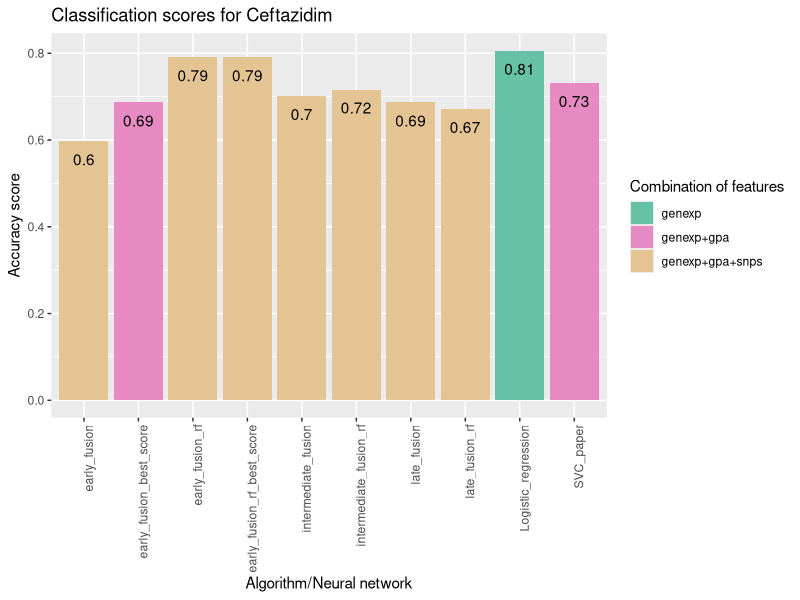
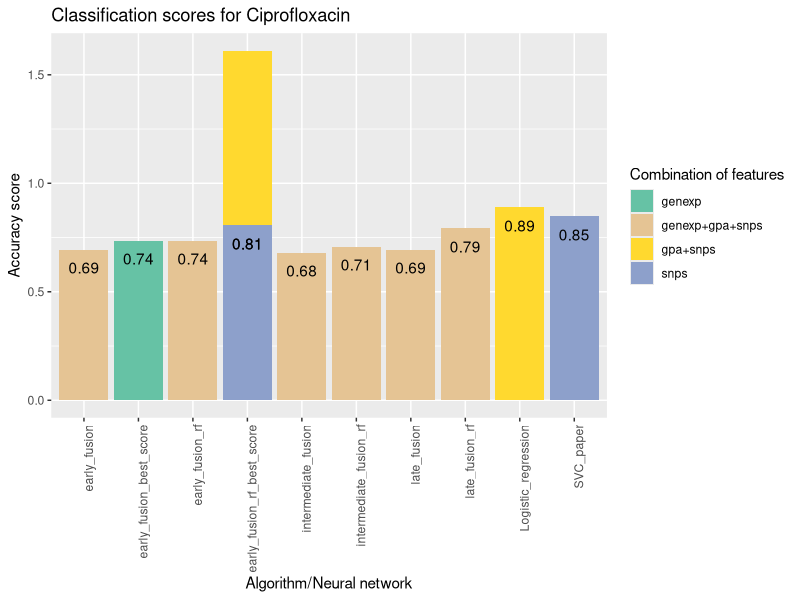
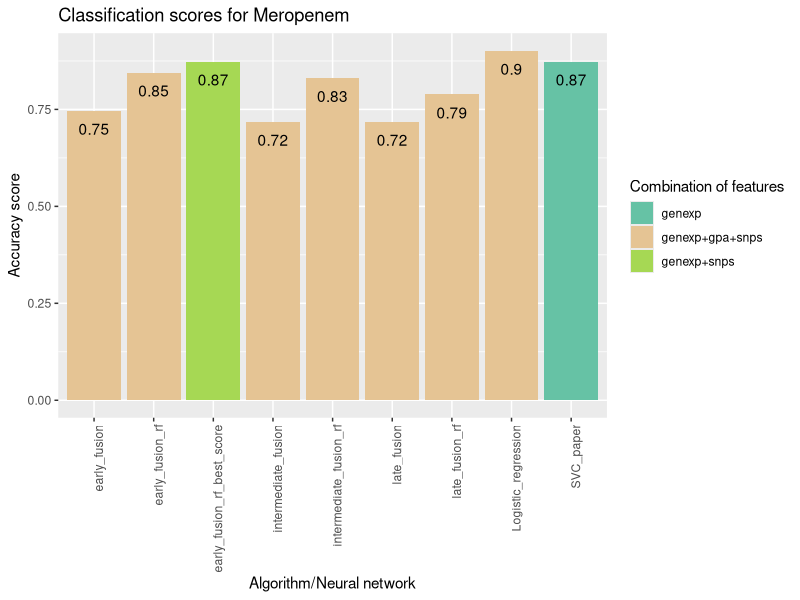
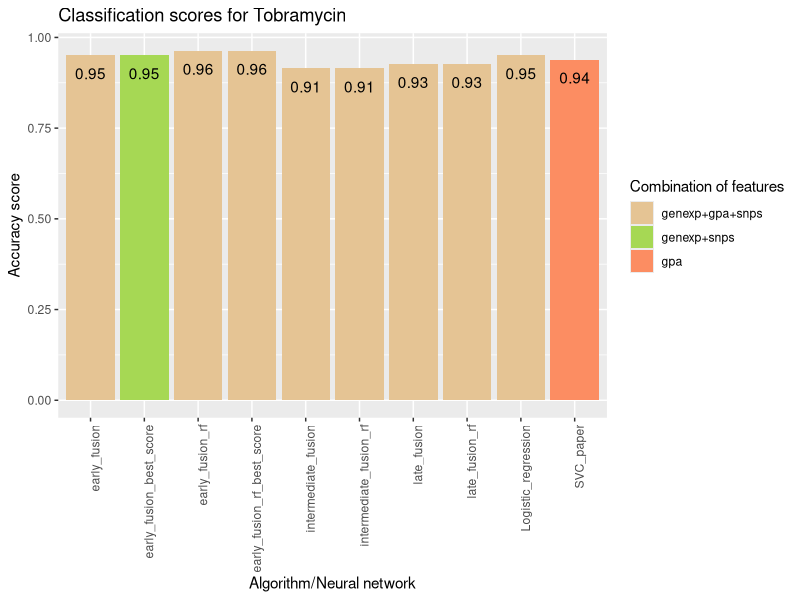

Reproduce these figures in R, in order.
#create and bind all data except for early fusion, which will be added later
library(tidyverse)
log_reg_scores <- read_csv(
    "pipelines/results/ml_algorithms/log_reg/log_reg_test_scores.csv"
)
log_reg_scores <- log_reg_scores %>%
    mutate("algorithm" = "Logistic_regression") %>%
    select(c("drug", "features", "accuracy", "algorithm"))

svm_paper_scores <- read_csv(
    "pipelines/results/ml_algorithms/svm_paper/svm_paper_test_scores.csv"
)
svm_paper_scores <- svm_paper_scores %>%
    mutate("algorithm" = "SVC_paper") %>%
    select(c("drug", "features", "accuracy", "algorithm"))

intermediate_fusion_scores <- read_csv(
    "pipelines/results/neural_networks/intermediate_fusion_scores.csv"
)
intermediate_fusion_scores <- intermediate_fusion_scores %>%
    mutate("algorithm" = "intermediate_fusion") %>%
    select(c("drug", "features", "accuracy", "algorithm"))

late_fusion_scores <- read_csv(
    "pipelines/results/neural_networks/late_fusion_scores.csv"
)
late_fusion_scores <- late_fusion_scores %>%
    mutate("algorithm" = "late_fusion") %>%
    select(c("drug", "features", "accuracy", "algorithm"))

intermediate_fusion_scores_rf <- read_csv(
    "pipelines/results/neural_networks/intermediate_fusion_rf_scores.csv"
)
intermediate_fusion_scores_rf <- intermediate_fusion_scores_rf %>%
    mutate("algorithm" = "intermediate_fusion_rf") %>%
    select(c("drug", "features", "accuracy", "algorithm"))

late_fusion_scores_rf <- read_csv(
    "pipelines/results/neural_networks/late_fusion_rf_scores.csv"
)
late_fusion_scores_rf <- late_fusion_scores_rf %>%
    mutate("algorithm" = "late_fusion_rf") %>%
    select(c("drug", "features", "accuracy", "algorithm"))


all_scores = bind_rows(log_reg_scores, svm_paper_scores, intermediate_fusion_scores,
                        intermediate_fusion_scores_rf, late_fusion_scores, late_fusion_scores_rf)


#create early fusion datasets for the four drugs, keeping the score obtained using all features, and the best score in general
early_fusion_scores <- read_csv(
    "pipelines/results/neural_networks/early_fusion_scores.csv"
)
early_fusion_scores_rf <- read_csv(
    "pipelines/results/neural_networks/early_fusion_rf_scores.csv"
)


early_fusion_scores_cef <- early_fusion_scores %>%
    filter(drug == "Cef") %>%
    filter(accuracy == max(accuracy) | features == "genexp+gpa+snps") %>%
    mutate("algorithm" = ifelse(features == "genexp+gpa+snps", "early_fusion", "early_fusion_best_score")) %>%
    select(c("drug", "features", "accuracy", "algorithm"))
if(ncol(early_fusion_scores_cef) == 1){ #create a second row identical to the first one if the best score is achieved using all three features
    early_fusion_scores_cef = bind_rows(early_fusion_scores_cef, early_fusion_scores_cef)
    early_fusion_scores_cef$algorithm[2] = "early_fusion_best_score"
}

early_fusion_scores_rf_cef <- early_fusion_scores_rf %>%
    filter(drug == "Cef") %>%
    filter(accuracy == max(accuracy) | features == "genexp+gpa+snps") %>%
    mutate("algorithm" = ifelse(features == "genexp+gpa+snps", "early_fusion_rf", "early_fusion_rf_best_score")) %>%
    select(c("drug", "features", "accuracy", "algorithm"))
if(nrow(early_fusion_scores_rf_cef) == 1){ #create a second row identical to the first one if the best score is achieved using all three features
    early_fusion_scores_rf_cef = bind_rows(early_fusion_scores_rf_cef, early_fusion_scores_rf_cef)
    early_fusion_scores_rf_cef$algorithm[2] = "early_fusion_rf_best_score"
}


early_fusion_scores_cip <- early_fusion_scores %>%
    filter(drug == "Cip") %>%
    filter(accuracy == max(accuracy) | features == "genexp+gpa+snps") %>%
    mutate("algorithm" = ifelse(features == "genexp+gpa+snps", "early_fusion", "early_fusion_best_score")) %>%
    select(c("drug", "features", "accuracy", "algorithm"))
if(ncol(early_fusion_scores_cip) == 1){ #create a second row identical to the first one if the best score is achieved using all three features
    early_fusion_scores_cip = bind_rows(early_fusion_scores_cip, early_fusion_scores_cip)
    early_fusion_scores_cip$algorithm[2] = "early_fusion_best_score"
}

early_fusion_scores_rf_cip <- early_fusion_scores_rf %>%
    filter(drug == "Cip") %>%
    filter(accuracy == max(accuracy) | features == "genexp+gpa+snps") %>%
    mutate("algorithm" = ifelse(features == "genexp+gpa+snps", "early_fusion_rf", "early_fusion_rf_best_score")) %>%
    select(c("drug", "features", "accuracy", "algorithm"))
if(nrow(early_fusion_scores_rf_cip) == 1){ #create a second row identical to the first one if the best score is achieved using all three features
    early_fusion_scores_rf_cip = bind_rows(early_fusion_scores_rf_cip, early_fusion_scores_rf_cip)
    early_fusion_scores_rf_cip$algorithm[2] = "early_fusion_rf_best_score"
}


early_fusion_scores_mer <- early_fusion_scores %>%
    filter(drug == "Mer") %>%
    filter(accuracy == max(accuracy) | features == "genexp+gpa+snps") %>%
    mutate("algorithm" = ifelse(features == "genexp+gpa+snps", "early_fusion", "early_fusion_best_score")) %>%
    select(c("drug", "features", "accuracy", "algorithm"))
if(ncol(early_fusion_scores_mer) == 1){ #create a second row identical to the first one if the best score is achieved using all three features
    early_fusion_scores_mer = bind_rows(early_fusion_scores_mer, early_fusion_scores_mer)
    early_fusion_scores_mer$algorithm[2] = "early_fusion_best_score"
}

early_fusion_scores_rf_mer <- early_fusion_scores_rf %>%
    filter(drug == "Mer") %>%
    filter(accuracy == max(accuracy) | features == "genexp+gpa+snps") %>%
    mutate("algorithm" = ifelse(features == "genexp+gpa+snps", "early_fusion_rf", "early_fusion_rf_best_score")) %>%
    select(c("drug", "features", "accuracy", "algorithm"))
if(nrow(early_fusion_scores_rf_mer) == 1){ #create a second row identical to the first one if the best score is achieved using all three features
    early_fusion_scores_rf_mer = bind_rows(early_fusion_scores_rf_mer, early_fusion_scores_rf_mer)
    early_fusion_scores_rf_mer$algorithm[2] = "early_fusion_rf_best_score"
}


early_fusion_scores_tob <- early_fusion_scores %>%
    filter(drug == "Tob") %>%
    filter(accuracy == max(accuracy) | features == "genexp+gpa+snps") %>%
    mutate("algorithm" = ifelse(features == "genexp+gpa+snps", "early_fusion", "early_fusion_best_score")) %>%
    select(c("drug", "features", "accuracy", "algorithm"))
if(ncol(early_fusion_scores_tob) == 1){ #create a second row identical to the first one if the best score is achieved using all three features
    early_fusion_scores_tob = bind_rows(early_fusion_scores_tob, early_fusion_scores_tob)
    early_fusion_scores_tob$algorithm[2] = "early_fusion_best_score"
}

early_fusion_scores_rf_tob <- early_fusion_scores_rf %>%
    filter(drug == "Tob") %>%
    filter(accuracy == max(accuracy) | features == "genexp+gpa+snps") %>%
    mutate("algorithm" = ifelse(features == "genexp+gpa+snps", "early_fusion_rf", "early_fusion_rf_best_score")) %>%
    select(c("drug", "features", "accuracy", "algorithm"))
if(nrow(early_fusion_scores_rf_tob) == 1){ #create a second row identical to the first one if the best score is achieved using all three features
    early_fusion_scores_rf_tob = bind_rows(early_fusion_scores_rf_tob, early_fusion_scores_rf_tob)
    early_fusion_scores_rf_tob$algorithm[2] = "early_fusion_rf_best_score"
}


#merge everything in all_scores dataset
all_scores <- bind_rows(all_scores, early_fusion_scores_cef, early_fusion_scores_cip, early_fusion_scores_mer, early_fusion_scores_tob,
                        early_fusion_scores_rf_cef, early_fusion_scores_rf_cip, early_fusion_scores_rf_mer, early_fusion_scores_rf_tob)


#create a plot of scores for each drug
cef_scores <- all_scores %>%
    filter(drug == 'Cef')

cef_plot <- ggplot(data = cef_scores, aes(x = algorithm, y = accuracy, fill = features)) +
    geom_bar(stat = "identity") +
    scale_fill_manual(values = c("genexp" = "#66c2a5", "gpa" = "#fc8d62", "snps" = "#8da0cb", 
                        "genexp+gpa" = "#e78ac3", "genexp+snps" = "#a6d854", "gpa+snps"="#ffd92f", "genexp+gpa+snps" = "#e5c494")) +
    labs(title = "Classification scores for Ceftazidim", x = "Algorithm/Neural network", y = "Accuracy score", fill = "Combination of features") +
    geom_text(aes(label = round(accuracy, digits = 2), vjust = 2)) +
    theme(axis.text.x = element_text(angle = 90, hjust = 1))
ggsave("plots/figure_10/cef_scores.png", plot = cef_plot, width = 6.67, height = 6.67)

cip_scores <- all_scores %>%
    filter(drug == 'Cip')

cip_plot <- ggplot(data = cip_scores, aes(x = algorithm, y = accuracy, fill = features)) +
    geom_bar(stat = "identity") +
    scale_fill_manual(values = c("genexp" = "#66c2a5", "gpa" = "#fc8d62", "snps" = "#8da0cb", 
                        "genexp+gpa" = "#e78ac3", "genexp+snps" = "#a6d854", "gpa+snps"="#ffd92f", "genexp+gpa+snps" = "#e5c494")) +
    labs(title = "Classification scores for Ciprofloxacin", x = "Algorithm/Neural network", y = "Accuracy score", fill = "Combination of features") +
    geom_text(aes(label = round(accuracy, digits = 2), vjust = 2)) +
    theme(axis.text.x = element_text(angle = 90, hjust = 1))
ggsave("plots/figure_10/cip_scores.png", plot = cip_plot, width = 6.67, height = 6.67)

mer_scores <- all_scores %>%
    filter(drug == 'Mer')

mer_plot <- ggplot(data = mer_scores, aes(x = algorithm, y = accuracy, fill = features)) +
    geom_bar(stat = "identity") +
    scale_fill_manual(values = c("genexp" = "#66c2a5", "gpa" = "#fc8d62", "snps" = "#8da0cb", 
                        "genexp+gpa" = "#e78ac3", "genexp+snps" = "#a6d854", "gpa+snps"="#ffd92f", "genexp+gpa+snps" = "#e5c494")) +
    labs(title = "Classification scores for Meropenem", x = "Algorithm/Neural network", y = "Accuracy score", fill = "Combination of features") +
    geom_text(aes(label = round(accuracy, digits = 2), vjust = 2)) +
    theme(axis.text.x = element_text(angle = 90, hjust = 1))
ggsave("plots/figure_10/mer_scores.png", plot = mer_plot, width = 6.67, height = 6.67)

tob_scores <- all_scores %>%
    filter(drug == 'Tob')

tob_plot <- ggplot(data = tob_scores, aes(x = algorithm, y = accuracy, fill = features)) +
    geom_bar(stat = "identity") +
    scale_fill_manual(values = c("genexp" = "#66c2a5", "gpa" = "#fc8d62", "snps" = "#8da0cb", 
                        "genexp+gpa" = "#e78ac3", "genexp+snps" = "#a6d854", "gpa+snps"="#ffd92f", "genexp+gpa+snps" = "#e5c494")) +
    labs(title = "Classification scores for Tobramycin", x = "Algorithm/Neural network", y = "Accuracy score", fill = "Combination of features") +
    geom_text(aes(label = round(accuracy, digits = 2), vjust = 2)) +
    theme(axis.text.x = element_text(angle = 90, hjust = 1))
ggsave("plots/figure_10/tob_scores.png", plot = tob_plot, width = 6.67, height = 6.67)
